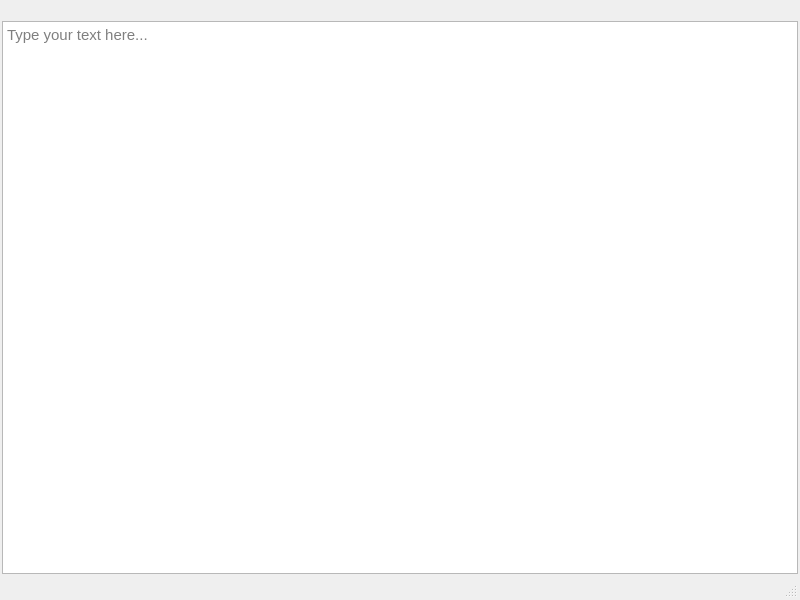
<?xml version="1.0" encoding="UTF-8"?>
<ui version="4.0">
 <class>EditorWidget</class>
 <widget class="QWidget" name="EditorWidget">
  <property name="geometry">
   <rect>
    <x>0</x>
    <y>0</y>
    <width>800</width>
    <height>600</height>
   </rect>
  </property>
  <property name="windowTitle">
   <string>Text Editor</string>
  </property>
  <layout class="QVBoxLayout" name="verticalLayout">
   <property name="spacing">
    <number>2</number>
   </property>
   <property name="leftMargin">
    <number>2</number>
   </property>
   <property name="topMargin">
    <number>2</number>
   </property>
   <property name="rightMargin">
    <number>2</number>
   </property>
   <property name="bottomMargin">
    <number>2</number>
   </property>
   <item>
    <widget class="QToolBar" name="mainToolbar">
     <property name="movable">
      <bool>false</bool>
     </property>
     <property name="allowedAreas">
      <set>Qt::NoToolBarArea</set>
     </property>
     <property name="iconSize">
      <size>
       <width>24</width>
       <height>24</height>
      </size>
     </property>
     <property name="toolButtonStyle">
      <enum>Qt::ToolButtonIconOnly</enum>
     </property>
    </widget>
   </item>
   <item>
    <widget class="QTextEdit" name="textEdit">
     <property name="font">
      <font>
       <family>Arial</family>
       <pointsize>11</pointsize>
      </font>
     </property>
     <property name="acceptRichText">
      <bool>true</bool>
     </property>
     <property name="placeholderText">
      <string>Type your text here...</string>
     </property>
    </widget>
   </item>
   <item>
    <widget class="QStatusBar" name="statusBar">
     <property name="font">
      <font>
       <family>Arial</family>
       <pointsize>9</pointsize>
      </font>
     </property>
    </widget>
   </item>
  </layout>
 </widget>
 <resources/>
 <connections/>
</ui>
